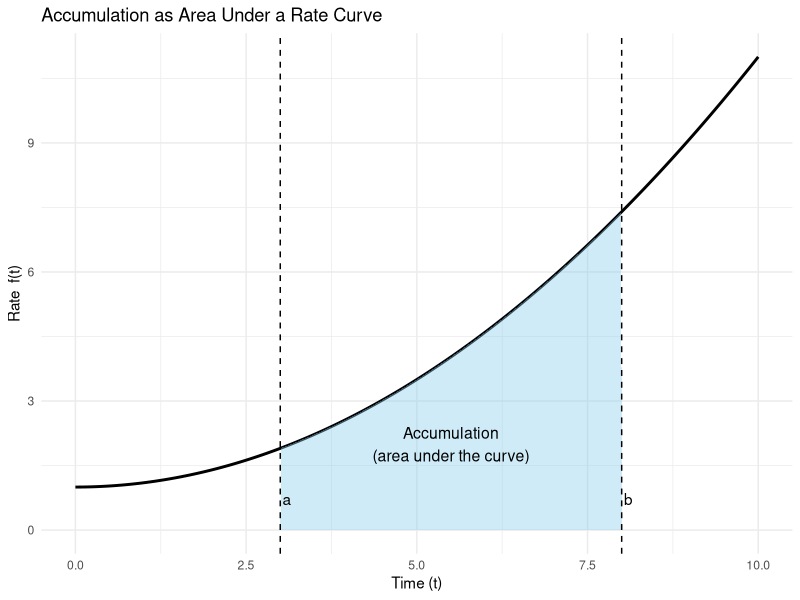
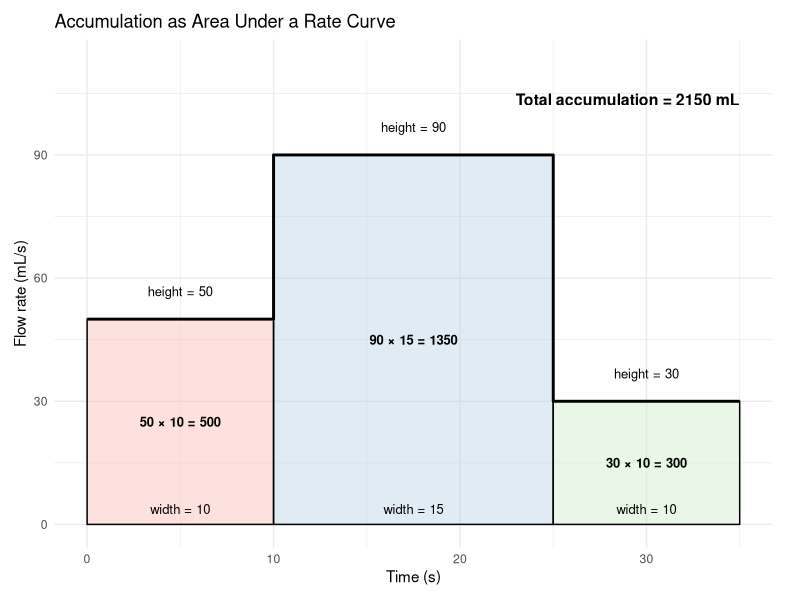
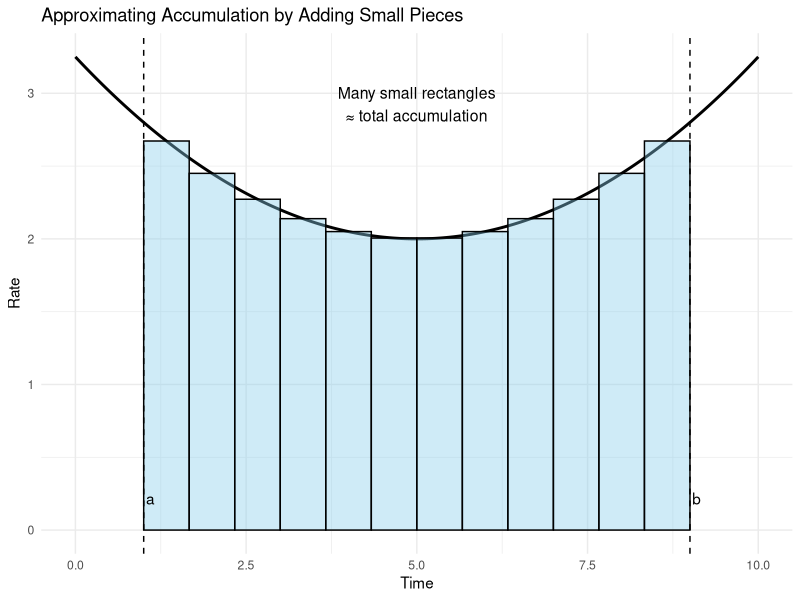
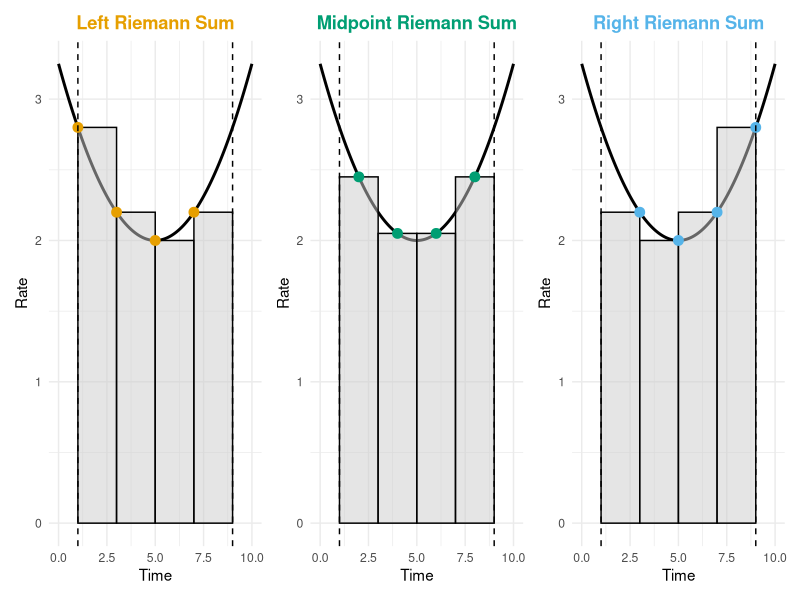
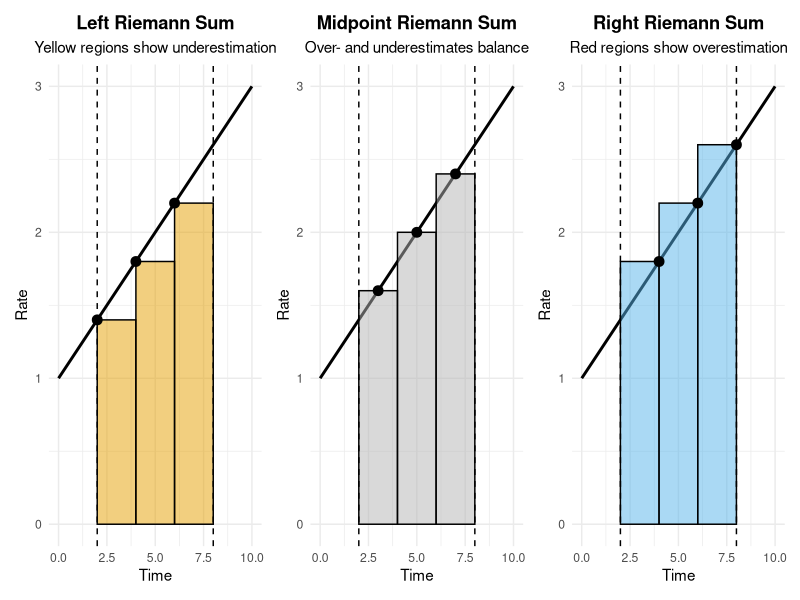
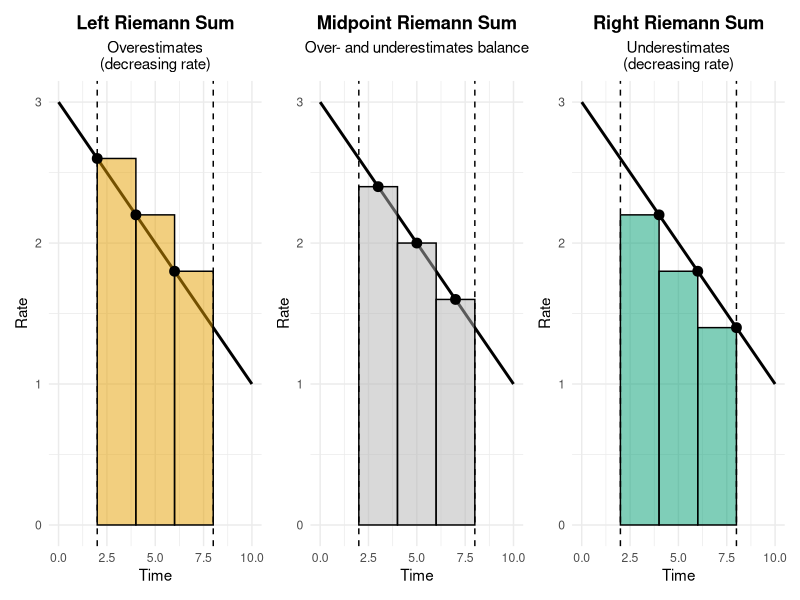
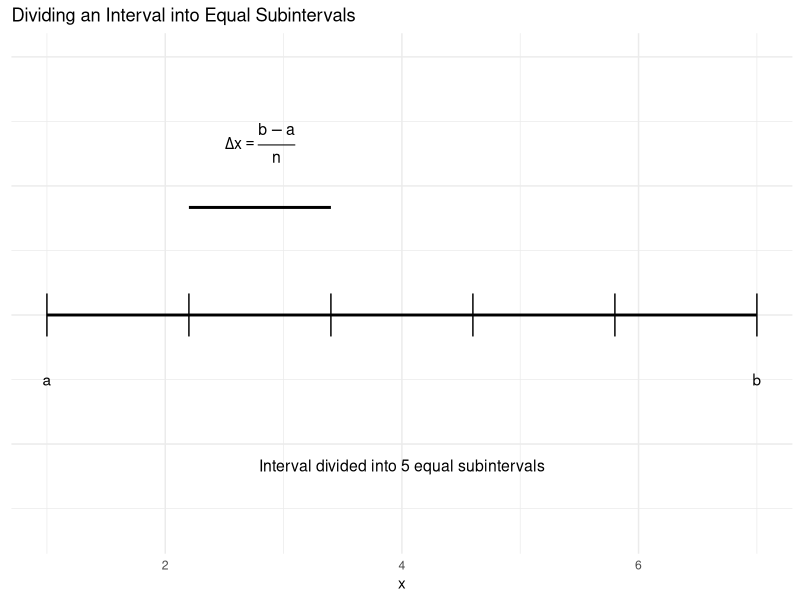
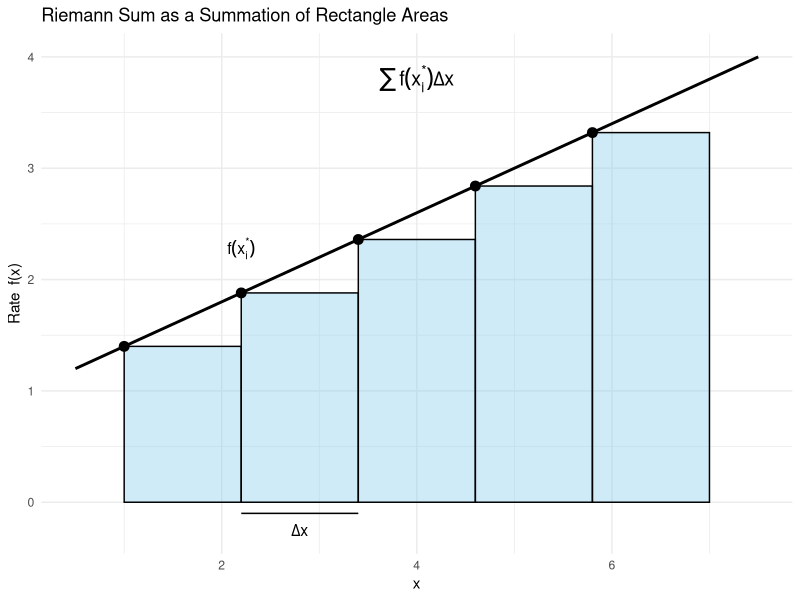

These charts were generated, in order, by the following R code:
## ---- chunk 1

library(ggplot2)

# Define the rate function f(t)
t <- seq(0, 10, length.out = 400)
f <- 0.1 * t^2 + 1   # simple increasing rate

df <- data.frame(t = t, f = f)

# Define accumulation interval
a <- 3
b <- 8

# Data for shading the accumulation region
shade_df <- subset(df, t >= a & t <= b)

ggplot(df, aes(x = t, y = f)) +
  # Rate curve
  geom_line(linewidth = 1) +
  
  # Shaded accumulation region
  geom_area(
    data = shade_df,
    aes(x = t, y = f),
    fill = "skyblue",
    alpha = 0.4
  ) +
  
  # Vertical lines marking a and b
  geom_vline(xintercept = a, linetype = "dashed") +
  geom_vline(xintercept = b, linetype = "dashed") +
  
  # Labels for a and b
  annotate("text", x = a+0.1, y = 1, label = "a", vjust = 1.5) +
  annotate("text", x = b+0.1, y = 1, label = "b", vjust = 1.5) +
  
  # Annotation for accumulation
  annotate(
    "text",
    x = (a + b) / 2,
    y = 2,
    label = "Accumulation\n(area under the curve)",
    size = 4
  ) +
  
  labs(
    title = "Accumulation as Area Under a Rate Curve",
    x = "Time (t)",
    y = "Rate  f(t)"
  ) +
  
  theme_minimal()

## ---- chunk 2

library(ggplot2)

# Piecewise-constant flow rate r(t) in mL/s
rects <- data.frame(
  t0 = c(0, 10, 25),
  t1 = c(10, 25, 35),
  r  = c(50, 90, 30)
)

# Widths and accumulation
rects$dt   <- rects$t1 - rects$t0
rects$area <- rects$r * rects$dt
rects$mid_t <- (rects$t0 + rects$t1) / 2

# IMPORTANT FIX: use a clean ASCII fill id (avoid encoding issues in scale labels)
rects$fill_id <- factor(paste0("interval_", seq_len(nrow(rects))))

total_volume_ml <- sum(rects$area)

# Step curve for rate
step_df <- data.frame(
  t = c(0, 10, 25, 35),
  r = c(50, 90, 30, 30)
)

# Optional: force UTF-8 for any text labels we create (safe in bookdown)
rects$height_lab <- enc2utf8(paste0("height = ", rects$r))
rects$width_lab  <- enc2utf8(paste0("width = ", rects$dt))
rects$area_lab   <- enc2utf8(paste0(rects$r, " \u00D7 ", rects$dt, " = ", rects$area))

ggplot() +
  # Shaded rectangles (each a different color)
  geom_rect(
    data = rects,
    aes(xmin = t0, xmax = t1, ymin = 0, ymax = r, fill = fill_id),
    alpha = 0.4,
    color = "black"
  ) +
  
  # Step curve
  geom_step(
    data = step_df,
    aes(x = t, y = r),
    linewidth = 1
  ) +
  
  # Height annotations
  geom_text(
    data = rects,
    aes(x = mid_t, y = r + 8, label = height_lab),
    vjust = 1,
    size = 3.3
  ) +
  
  # Width annotations
  geom_text(
    data = rects,
    aes(x = mid_t, y = 5, label = width_lab),
    vjust = 1,
    size = 3.3
  ) +
  
  # Area (height × width) annotations
  geom_text(
    data = rects,
    aes(x = mid_t, y = r/2, label = area_lab),
    fontface = "bold",
    size = 3.3
  ) +
  
  # Total accumulation annotation
  annotate(
    "text",
    x = max(rects$t1),
    y = max(rects$r) * 1.15,
    hjust = 1,
    label = enc2utf8(paste0("Total accumulation = ", total_volume_ml, " mL")),
    fontface = "bold",
    size = 4
  ) +
  
  labs(
    title = "Accumulation as Area Under a Rate Curve",
    x = "Time (s)",
    y = "Flow rate (mL/s)"
  ) +
  
  scale_fill_brewer(palette = "Pastel1") +
  coord_cartesian(ylim = c(0, max(rects$r) * 1.25)) +
  theme_minimal() +
  theme(
    legend.position = "none",
    plot.margin = margin(10, 20, 10, 10)
  )

## ---- chunk 3

library(ggplot2)

# Define a smooth rate function
t <- seq(0, 10, length.out = 500)
f <- 0.05 * (t - 5)^2 + 2

df <- data.frame(t = t, f = f)

# Riemann sum setup
n <- 12
a <- 1
b <- 9
dt <- (b - a) / n

rects <- data.frame(
  t0 = seq(a, b - dt, by = dt)
)
rects$t1 <- rects$t0 + dt
rects$mid <- (rects$t0 + rects$t1) / 2
rects$height <- 0.05 * (rects$mid - 5)^2 + 2

ggplot(df, aes(x = t, y = f)) +
  # Rate curve
  geom_line(linewidth = 1) +
  
  # Riemann rectangles (IMPORTANT: inherit.aes = FALSE)
  geom_rect(
    data = rects,
    aes(xmin = t0, xmax = t1, ymin = 0, ymax = height),
    inherit.aes = FALSE,
    fill = "skyblue",
    alpha = 0.4,
    color = "black"
  ) +
  
  # Mark interval endpoints
  geom_vline(xintercept = a, linetype = "dashed") +
  geom_vline(xintercept = b, linetype = "dashed") +
  
  annotate("text", x = a+0.1, y = 0.3, label = "a", vjust = 1.5) +
  annotate("text", x = b+0.1, y = 0.3, label = "b", vjust = 1.5) +
  
  annotate(
    "text",
    x = (a + b) / 2,
    y = max(f) * 0.9,
    label = "Many small rectangles\n≈ total accumulation",
    size = 4
  ) +
  
  labs(
    title = "Approximating Accumulation by Adding Small Pieces",
    x = "Time",
    y = "Rate"
  ) +
  
  theme_minimal()



## ---- chunk 4

library(ggplot2)
library(patchwork)

# Smooth rate function
t <- seq(0, 10, length.out = 500)
f <- 0.05 * (t - 5)^2 + 2
curve_df <- data.frame(t = t, f = f)

# Interval and partition
a <- 1
b <- 9
n <- 4
dt <- (b - a) / n

# Base subintervals
base <- data.frame(
  t0 = seq(a, b - dt, by = dt)
)
base$t1 <- base$t0 + dt
base$left  <- base$t0
base$right <- base$t1
base$mid   <- (base$t0 + base$t1) / 2

# Helper to build a plot
make_plot <- function(sample_t, title, color) {
  
  rects <- data.frame(
    t0 = base$t0,
    t1 = base$t1,
    height = 0.05 * (sample_t - 5)^2 + 2,
    sample_t = sample_t
  )
  
  rects$sample_height <- 0.05 * (rects$sample_t - 5)^2 + 2
  
  ggplot(curve_df, aes(x = t, y = f)) +
    geom_line(linewidth = 1) +
    geom_rect(
      data = rects,
      aes(xmin = t0, xmax = t1, ymin = 0, ymax = height),
      inherit.aes = FALSE,
      fill = "grey80",
      alpha = 0.5,
      color = "black"
    ) +
    geom_point(
      data = rects,
      aes(x = sample_t, y = sample_height),
      inherit.aes = FALSE,
      size = 3,
      color = color
    ) +
    geom_vline(xintercept = c(a, b), linetype = "dashed") +
    labs(
      title = title,
      x = "Time",
      y = "Rate"
    ) +
    theme_minimal() +
    theme(
      plot.title = element_text(face = "bold", color = color, hjust = 0.5)
    )
}

# Colors
left_col  <- "#E69F00"
mid_col   <- "#009E73"
right_col <- "#56B4E9"

# Build plots
p_left  <- make_plot(base$left,  "Left Riemann Sum", left_col)
p_mid   <- make_plot(base$mid,   "Midpoint Riemann Sum", mid_col)
p_right <- make_plot(base$right, "Right Riemann Sum", right_col)

# Combine
p_left | p_mid | p_right

## ---- chunk 5

library(ggplot2)
library(patchwork)

# Increasing rate function
f_fun <- function(t) 0.2 * t + 1

t <- seq(0, 10, length.out = 500)
curve_df <- data.frame(t = t, f = f_fun(t))

# Interval and partition
a <- 2
b <- 8
n <- 3
dt <- (b - a) / n

base <- data.frame(
  t0 = seq(a, b - dt, by = dt)
)
base$t1 <- base$t0 + dt
base$left  <- base$t0
base$right <- base$t1
base$mid   <- (base$t0 + base$t1) / 2

# Build triangle error regions
make_error_triangles <- function(sample_t, type = c("under", "over")) {
  type <- match.arg(type)
  
  do.call(
    rbind,
    lapply(seq_len(nrow(base)), function(i) {
      
      t_seq <- seq(base$t0[i], base$t1[i], length.out = 50)
      curve_vals <- f_fun(t_seq)
      rect_height <- f_fun(sample_t[i])
      
      if (type == "under") {
        keep <- curve_vals > rect_height
        ymin <- rect_height
        ymax <- curve_vals
        fill <- "under"
      } else {
        keep <- curve_vals < rect_height
        ymin <- curve_vals
        ymax <- rect_height
        fill <- "over"
      }
      
      if (!any(keep)) return(NULL)
      
      data.frame(
        t = t_seq[keep],
        ymin = ymin[keep],
        ymax = ymax[keep],
        fill = fill
      )
    })
  )
}

# Plot builder
make_plot <- function(sample_t, title, rect_fill, error_type, subtitle) {
  
  rects <- data.frame(
    t0 = base$t0,
    t1 = base$t1,
    height = f_fun(sample_t),
    sample_t = sample_t
  )
  
  p <- ggplot(curve_df, aes(x = t, y = f)) +
    geom_line(linewidth = 1) +
    
    # Rectangles
    geom_rect(
      data = rects,
      aes(xmin = t0, xmax = t1, ymin = 0, ymax = height),
      inherit.aes = FALSE,
      fill = rect_fill,
      alpha = 0.5,
      color = "black"
    ) +
    
    # Sampling points
    geom_point(
      data = rects,
      aes(x = sample_t, y = height),
      inherit.aes = FALSE,
      size = 3
    ) +
    
    geom_vline(xintercept = c(a, b), linetype = "dashed") +
    
    labs(
      title = title,
      subtitle = subtitle,
      x = "Time",
      y = "Rate"
    ) +
    
    theme_minimal() +
    theme(
      legend.position = "none",
      plot.title = element_text(face = "bold", hjust = 0.5),
      plot.subtitle = element_text(hjust = 0.5)
    )
  
  # Add error shading ONLY if needed
  if (error_type != "none") {
    
    error_df <- make_error_triangles(sample_t, error_type)
    
    p <- p +
      geom_ribbon(
        data = error_df,
        aes(x = t, ymin = ymin, ymax = ymax, fill = fill),
        inherit.aes = FALSE,
        alpha = 0.6
      ) +
      scale_fill_manual(
        values = c(
          "under" = "#F0E442",
          "over"  = "#D55E00"
        )
      )
  }
  
  p
}

# Build panels
p_left <- make_plot(
  base$left,
  "Left Riemann Sum",
  rect_fill = "#E69F00",
  error_type = "under",
  subtitle = "Yellow regions show underestimation"
)

p_mid <- make_plot(
  base$mid,
  "Midpoint Riemann Sum",
  rect_fill = "grey70",
  error_type = "none",
  subtitle = "Over- and underestimates balance"
)

p_right <- make_plot(
  base$right,
  "Right Riemann Sum",
  rect_fill = "#56B4E9",
  error_type = "over",
  subtitle = "Red regions show overestimation"
)

# Combine panels
p_left | p_mid | p_right


## ---- chunk 6

library(ggplot2)
library(patchwork)

# Decreasing rate function
f_fun <- function(t) -0.2 * t + 3

t <- seq(0, 10, length.out = 500)
curve_df <- data.frame(t = t, f = f_fun(t))

# Interval and partition
a <- 2
b <- 8
n <- 3
dt <- (b - a) / n

base <- data.frame(
  t0 = seq(a, b - dt, by = dt)
)
base$t1 <- base$t0 + dt
base$left  <- base$t0
base$right <- base$t1
base$mid   <- (base$t0 + base$t1) / 2

# Build triangle error regions
make_error_triangles <- function(sample_t, type = c("under", "over")) {
  type <- match.arg(type)
  
  do.call(
    rbind,
    lapply(seq_len(nrow(base)), function(i) {
      
      t_seq <- seq(base$t0[i], base$t1[i], length.out = 50)
      curve_vals <- f_fun(t_seq)
      rect_height <- f_fun(sample_t[i])
      
      if (type == "under") {
        keep <- curve_vals > rect_height
        ymin <- rect_height
        ymax <- curve_vals
        fill <- "under"
      } else {
        keep <- curve_vals < rect_height
        ymin <- curve_vals
        ymax <- rect_height
        fill <- "over"
      }
      
      if (!any(keep)) return(NULL)
      
      data.frame(
        t = t_seq[keep],
        ymin = ymin[keep],
        ymax = ymax[keep],
        fill = fill
      )
    })
  )
}

# Plot builder
make_plot <- function(sample_t, title, rect_fill, error_type, subtitle) {
  
  rects <- data.frame(
    t0 = base$t0,
    t1 = base$t1,
    height = f_fun(sample_t),
    sample_t = sample_t
  )
  
  p <- ggplot(curve_df, aes(x = t, y = f)) +
    geom_line(linewidth = 1) +
    
    geom_rect(
      data = rects,
      aes(xmin = t0, xmax = t1, ymin = 0, ymax = height),
      inherit.aes = FALSE,
      fill = rect_fill,
      alpha = 0.5,
      color = "black"
    ) +
    
    geom_point(
      data = rects,
      aes(x = sample_t, y = height),
      inherit.aes = FALSE,
      size = 3
    ) +
    
    geom_vline(xintercept = c(a, b), linetype = "dashed") +
    
    labs(
      title = title,
      subtitle = subtitle,
      x = "Time",
      y = "Rate"
    ) +
    
    theme_minimal() +
    theme(
      legend.position = "none",
      plot.title = element_text(face = "bold", hjust = 0.5),
      plot.subtitle = element_text(hjust = 0.5)
    )
  
  if (error_type != "none") {
    
    error_df <- make_error_triangles(sample_t, error_type)
    
    p <- p +
      geom_ribbon(
        data = error_df,
        aes(x = t, ymin = ymin, ymax = ymax, fill = fill),
        inherit.aes = FALSE,
        alpha = 0.6
      ) +
      scale_fill_manual(
        values = c(
          "under" = "#56B4E9",  # blue = missing area
          "over"  = "#D55E00"   # red = extra area
        )
      )
  }
  
  p
}

# Build panels (NOTE: error types flipped)
p_left <- make_plot(
  base$left,
  "Left Riemann Sum",
  rect_fill = "#E69F00",
  error_type = "over",
  subtitle = "Overestimates\n(decreasing rate)"
)

p_mid <- make_plot(
  base$mid,
  "Midpoint Riemann Sum",
  rect_fill = "grey70",
  error_type = "none",
  subtitle = "Over- and underestimates balance"
)

p_right <- make_plot(
  base$right,
  "Right Riemann Sum",
  rect_fill = "#009E73",
  error_type = "under",
  subtitle = "Underestimates\n(decreasing rate)"
)

# Combine panels
p_left | p_mid | p_right

## ---- chunk 7

library(ggplot2)

# Interval and number of subintervals
a <- 1
b <- 7
n <- 5
dx <- (b - a) / n

# Subinterval endpoints
x_vals <- seq(a, b, length.out = n + 1)

df <- data.frame(
  x0 = x_vals[-length(x_vals)],
  x1 = x_vals[-1]
)

ggplot() +
  # Draw interval line
  geom_segment(aes(x = a, xend = b, y = 0, yend = 0), linewidth = 1) +
  
  # Draw subinterval boundaries
  geom_segment(
    data = df,
    aes(x = x0, xend = x0, y = -0.05, yend = 0.05)
  ) +
  geom_segment(
    aes(x = b, xend = b, y = -0.05, yend = 0.05)
  ) +
  
  # Label a and b
  annotate("text", x = a, y = -0.15, label = "a") +
  annotate("text", x = b, y = -0.15, label = "b") +
  
  # Highlight one Δx
  annotate(
    "segment",
    x = df$x0[2],
    xend = df$x1[2],
    y = 0.25,
    yend = 0.25,
    linewidth = 1
  ) +
  annotate(
    "text",
    x = mean(c(df$x0[2], df$x1[2])),
    y = 0.4,
    label = expression(Delta * x == frac(b - a, n)),
    size = 4
  ) +
  
  # Label n
  annotate(
    "text",
    x = (a + b) / 2,
    y = -0.35,
    label = paste("Interval divided into", n, "equal subintervals"),
    size = 4
  ) +
  
  coord_cartesian(ylim = c(-0.5, 0.6)) +
  labs(
    title = "Dividing an Interval into Equal Subintervals",
    x = "x",
    y = NULL
  ) +
  
  theme_minimal() +
  theme(
    axis.text.y = element_blank(),
    axis.ticks.y = element_blank()
  )

## ---- chunk 8

library(ggplot2)

# Rate function
f_fun <- function(x) 0.4 * x + 1

# Interval and partition
a <- 1
b <- 7
n <- 5
dx <- (b - a) / n

# Left Riemann sum setup
x_left <- seq(a, b - dx, by = dx)

rects <- data.frame(
  x0 = x_left,
  x1 = x_left + dx,
  x_star = x_left,
  height = f_fun(x_left)
)

curve_x <- seq(a - 0.5, b + 0.5, length.out = 400)
curve_df <- data.frame(x = curve_x, y = f_fun(curve_x))

ggplot(curve_df, aes(x = x, y = y)) +
  # Rate curve
  geom_line(linewidth = 1) +
  
  # Rectangles (terms in the sum)
  geom_rect(
    data = rects,
    aes(xmin = x0, xmax = x1, ymin = 0, ymax = height),
    inherit.aes = FALSE,
    fill = "skyblue",
    alpha = 0.4,
    color = "black"
  ) +
  
  # Sample points f(x_i*)
  geom_point(
    data = rects,
    aes(x = x_star, y = height),
    inherit.aes = FALSE,
    size = 3
  ) +
  
  # Label Δx on one rectangle
  annotate(
    "segment",
    x = rects$x0[2],
    xend = rects$x1[2],
    y = -0.1,
    yend = -0.1
  ) +
  annotate(
    "text",
    x = mean(c(rects$x0[2], rects$x1[2])),
    y = -0.25,
    label = expression(Delta * x),
    size = 4
  ) +
  
  # Label f(x_i*)
  annotate(
    "text",
    x = rects$x_star[2],
    y = rects$height[2] + 0.4,
    label = expression(f(x[i]^"*")),
    size = 4
  ) +
  
  # Summation annotation
  annotate(
    "text",
    x = (a + b) / 2,
    y = max(curve_df$y) * 0.95,
    label = expression(sum(f(x[i]^"*") * Delta * x)),
    size = 5
  ) +
  
  labs(
    title = "Riemann Sum as a Summation of Rectangle Areas",
    x = "x",
    y = "Rate  f(x)"
  ) +
  
  theme_minimal()

## ---- chunk 9

library(ggplot2)

# Flow rate function (liters per minute)
Q_fun <- function(t) t^2

# Interval and parameters
a <- 1
b <- 7
n <- 3
dt <- (b - a) / n

# Left endpoints
t_left <- seq(a, b - dt, by = dt)

rects <- data.frame(
  x0 = t_left,
  x1 = t_left + dt,
  height = Q_fun(t_left)
)

# Curve for plotting
t_curve <- seq(a, b, length.out = 400)
curve_df <- data.frame(t = t_curve, y = Q_fun(t_curve))

ggplot(curve_df, aes(x = t, y = y)) +
  geom_line(linewidth = 1) +
  geom_rect(
    data = rects,
    aes(xmin = x0, xmax = x1, ymin = 0, ymax = height),
    inherit.aes = FALSE,
    fill = "skyblue",
    alpha = 0.4,
    color = "black"
  ) +
  geom_point(
    data = rects,
    aes(x = x0, y = height),
    inherit.aes = FALSE,
    size = 3
  ) +
  labs(
    title = expression("Left-Hand Riemann Sum for Q(t) = t"^2*" (n = 3)"),
    subtitle = "Rectangles use left endpoints; estimate = 70 L",
    x = "t (minutes)",
    y = "Q(t)  (L/min)"
  ) +
  theme_minimal()

## ---- chunk 10

library(ggplot2)

# Flow rate function
Q_fun <- function(t) t^2

# Interval and partition (same as worked example)
a <- 1
b <- 7
n <- 3
dt <- (b - a) / n

# Smooth curve
t_curve <- seq(a - 0.5, b + 0.5, length.out = 400)
curve_df <- data.frame(t = t_curve, y = Q_fun(t_curve))

# Base subintervals
base <- data.frame(
  x0 = seq(a, b - dt, by = dt)
)
base$x1 <- base$x0 + dt
base$left  <- base$x0
base$right <- base$x1
base$mid   <- (base$x0 + base$x1) / 2

# Rectangle data for all methods
rects <- rbind(
  data.frame(
    x0 = base$x0,
    x1 = base$x1,
    x_star = base$left,
    height = Q_fun(base$left),
    method = "Left Riemann Sum\n(underestimate)"
  ),
  data.frame(
    x0 = base$x0,
    x1 = base$x1,
    x_star = base$mid,
    height = Q_fun(base$mid),
    method = "Midpoint Riemann Sum\n(best balance)"
  ),
  data.frame(
    x0 = base$x0,
    x1 = base$x1,
    x_star = base$right,
    height = Q_fun(base$right),
    method = "Right Riemann Sum\n(overestimate)"
  )
)

ggplot(curve_df, aes(x = t, y = y)) +
  geom_line(linewidth = 1) +
  geom_rect(
    data = rects,
    aes(xmin = x0, xmax = x1, ymin = 0, ymax = height),
    inherit.aes = FALSE,
    fill = "grey70",
    alpha = 0.5,
    color = "black"
  ) +
  geom_point(
    data = rects,
    aes(x = x_star, y = height),
    inherit.aes = FALSE,
    size = 3
  ) +
  geom_vline(xintercept = c(a, b), linetype = "dashed") +
  facet_wrap(~ method, nrow = 1) +
  labs(
    title = expression("Comparing Riemann Sum Methods for Q(t) = t"^2*" on [1, 7] min"),
    x = "t (minutes)",
    y = "Q(t)  (L/min)"
  ) +
  theme_minimal() +
  theme(
    strip.text = element_text(face = "bold"),
    panel.spacing = unit(1, "lines")
  )

## ---- chunk 11

library(ggplot2)
library(patchwork)

# Increasing function
f_fun <- function(x) 0.5 * x + 1

# Interval
a <- 0
b <- 6

# True area (exact integral)
true_area <- integrate(f_fun, a, b)$value

# Helper function to build a plot
make_plot <- function(n_rect, title_suffix) {
  
  dx <- (b - a) / n_rect
  x_left <- seq(a, b - dx, by = dx)
  
  rects <- data.frame(
    x0 = x_left,
    x1 = x_left + dx,
    height = f_fun(x_left)
  )
  
  approx_area <- sum(rects$height * dx)
  
  curve_x <- seq(a, b, length.out = 400)
  curve_df <- data.frame(x = curve_x, y = f_fun(curve_x))
  
  ggplot(curve_df, aes(x = x, y = y)) +
    geom_line(linewidth = 1) +
    geom_rect(
      data = rects,
      aes(xmin = x0, xmax = x1, ymin = 0, ymax = height),
      inherit.aes = FALSE,
      fill = "#E69F00",
      alpha = 0.5,
      color = "black"
    ) +
    labs(
      title = paste0("Left Riemann Sum (", n_rect, " rectangles)"),
      subtitle = paste0(
        "Rectangle area = ", round(approx_area, 2),
        "   |   True area = ", round(true_area, 2)
      ),
      x = "x",
      y = "f(x)"
    ) +
    theme_minimal() +
    theme(
      plot.title = element_text(face = "bold", hjust = 0.5),
      plot.subtitle = element_text(hjust = 0.5)
    )
}

# Build panels
p1 <- make_plot(3, "3 rectangles")
p2 <- make_plot(8, "8 rectangles")
p3 <- make_plot(20, "20 rectangles")

# Combine
p1 | p2 | p3

## ---- chunk 12

library(ggplot2)

# Flow rate function
Q_fun <- function(t) t^2

# Interval
a <- 1
b <- 7

# True volume (exact integral)
true_vol <- integrate(Q_fun, a, b)$value

# Helper function to build rectangle data
build_rects <- function(n) {
  dt <- (b - a) / n
  t_left <- seq(a, b - dt, by = dt)
  
  data.frame(
    x0 = t_left,
    x1 = t_left + dt,
    height = Q_fun(t_left),
    n = factor(paste0("n = ", n), levels = c("n = 3", "n = 8", "n = 20"))
  )
}

# Rectangle data for each n
rects <- rbind(
  build_rects(3),
  build_rects(8),
  build_rects(20)
)

# Curve
t_curve <- seq(a, b, length.out = 500)
curve_df <- data.frame(t = t_curve, y = Q_fun(t_curve))

ggplot(curve_df, aes(x = t, y = y)) +
  geom_line(linewidth = 1) +
  geom_rect(
    data = rects,
    aes(xmin = x0, xmax = x1, ymin = 0, ymax = height),
    inherit.aes = FALSE,
    fill = "#E69F00",
    alpha = 0.4,
    color = "black"
  ) +
  geom_vline(xintercept = c(a, b), linetype = "dashed") +
  facet_wrap(~ n, nrow = 1) +
  labs(
    title = expression("Left-Hand Riemann Sums for Q(t) = t"^2*" on [1, 7] min"),
    subtitle = paste0("True volume = ", round(true_vol, 2), " L"),
    x = "t (minutes)",
    y = "Q(t)  (L/min)"
  ) +
  theme_minimal() +
  theme(
    strip.text = element_text(face = "bold"),
    panel.spacing = unit(1, "lines")
  )

## ---- chunk 13

library(ggplot2)
library(patchwork)

# Function
f_fun <- function(x) x^2

# Interval and partition
a <- 1
b <- 7
n <- 3
dx <- (b - a) / n

# Partition points
x_vals <- seq(a, b, by = dx)
y_vals <- f_fun(x_vals)

# Smooth curve
x_curve <- seq(a - 1, b + 1, length.out = 400)
curve_df <- data.frame(x = x_curve, y = f_fun(x_curve))

# ---------- Left Riemann rectangles ----------
rect_df <- data.frame(
  x0 = x_vals[-length(x_vals)],
  x1 = x_vals[-1],
  height = f_fun(x_vals[-length(x_vals)])
)

p_left <- ggplot(curve_df, aes(x = x, y = y)) +
  geom_line(linewidth = 1) +
  geom_rect(
    data = rect_df,
    aes(xmin = x0, xmax = x1, ymin = 0, ymax = height),
    inherit.aes = FALSE,
    fill = "#56B4E9",
    alpha = 0.5,
    color = "black"
  ) +
  geom_vline(xintercept = x_vals, linetype = "dashed", alpha = 0.5) +
  labs(
    title = "Left-Hand Riemann Sum",
    subtitle = "Rectangles use left-endpoint values",
    x = "x",
    y = "f(x)"
  ) +
  coord_cartesian(ylim = c(0, max(y_vals) * 1.1)) +
  theme_minimal()

# ---------- Trapezoidal rule ----------
trap_df <- do.call(
  rbind,
  lapply(1:(length(x_vals) - 1), function(i) {
    data.frame(
      x = c(x_vals[i], x_vals[i], x_vals[i+1], x_vals[i+1]),
      y = c(0, y_vals[i], y_vals[i+1], 0),
      group = i
    )
  })
)

# Highlight one trapezoid
i_focus <- 2
trap_focus <- subset(trap_df, group == i_focus)
trap_other <- subset(trap_df, group != i_focus)

p_trap <- ggplot(curve_df, aes(x = x, y = y)) +
  geom_line(linewidth = 1) +
  geom_polygon(
    data = trap_other,
    aes(x = x, y = y, group = group),
    fill = "grey80",
    alpha = 0.4,
    color = "black"
  ) +
  geom_polygon(
    data = trap_focus,
    aes(x = x, y = y),
    fill = "#E69F00",
    alpha = 0.6,
    color = "black"
  ) +
  geom_vline(xintercept = x_vals, linetype = "dashed", alpha = 0.5) +
  labs(
    title = "Trapezoidal Rule",
    subtitle = "Uses straight-line approximation between endpoints",
    x = "x",
    y = "f(x)"
  ) +
  coord_cartesian(ylim = c(0, max(y_vals) * 1.1)) +
  theme_minimal()

# ---------- Combine panels ----------
p_left | p_trap

## ---- chunk 14

library(ggplot2)

# Net carbon flux function (mg C/m^2/hr)
F_fun <- function(t) t - 2

# Interval (hours after dawn)
a <- 0
b <- 4

# Curve
t_vals <- seq(a, b, length.out = 400)
df <- data.frame(t = t_vals, y = F_fun(t_vals))

# Positive and negative regions
df_pos <- subset(df, y >= 0)
df_neg <- subset(df, y < 0)

ggplot(df, aes(x = t, y = y)) +
  geom_hline(yintercept = 0, linewidth = 0.8) +
  geom_line(linewidth = 1) +
  geom_area(
    data = df_pos,
    aes(x = t, y = y),
    fill = "#009E73",
    alpha = 0.5
  ) +
  geom_area(
    data = df_neg,
    aes(x = t, y = y),
    fill = "#D55E00",
    alpha = 0.5
  ) +
  annotate("text", x = 0.8, y = -0.5, label = "Carbon source\n(respiration > photosynth.)", size = 3.5) +
  annotate("text", x = 3.2, y = 0.5, label = "Carbon sink\n(photosynth. > respiration)", size = 3.5) +
  labs(
    title = "Positive and Negative Contributions to a Net Carbon Flux",
    x = "t  (hours after dawn)",
    y = expression("F(t)  (mg C / m"^2*" / hr)")
  ) +
  theme_minimal()

## ---- chunk 15

library(ggplot2)
library(patchwork)

# Function
f <- function(x) 1 / x

# Interval
a <- 1
b <- 7

# Smooth curve for reference
x_curve <- seq(a, b, length.out = 500)
curve_df <- data.frame(x = x_curve, y = f(x_curve))

# Helper function to build rectangles
build_rects <- function(n) {
  dx <- (b - a) / n
  x_left <- seq(a, b - dx, by = dx)
  
  data.frame(
    x0 = x_left,
    x1 = x_left + dx,
    height = f(x_left),
    n = paste0("n = ", n)
  )
}

# Rectangle data
rects <- rbind(
  build_rects(3),
  build_rects(6),
  build_rects(12)
)

# Force facet order
rects$n <- factor(rects$n, levels = c("n = 3", "n = 6", "n = 12"))

# Plot
ggplot(curve_df, aes(x = x, y = y)) +
  geom_line(linewidth = 1) +
  geom_rect(
    data = rects,
    aes(xmin = x0, xmax = x1, ymin = 0, ymax = height),
    inherit.aes = FALSE,
    fill = "#56B4E9",
    alpha = 0.4,
    color = "black"
  ) +
  geom_vline(xintercept = c(a, b), linetype = "dashed") +
  facet_wrap(~ n, nrow = 1) +
  labs(
    title = "Left Riemann Sums for f(x) = 1/x on [1, 7]",
    x = "x",
    y = "f(x) = 1/x"
  ) +
  theme_minimal() +
  theme(
    strip.text = element_text(face = "bold"),
    panel.spacing = unit(1, "lines")
  )



## ---- chunk 16

library(ggplot2)

# Rate function
f <- function(t) sin(t)

# Interval
a <- 0
b <- 2 * pi
n <- 4
dt <- pi / n

# Smooth curve
t_curve <- seq(a, b, length.out = 500)
curve_df <- data.frame(t = t_curve, y = f(t_curve))

# Midpoint Riemann setup
midpoints_A <- seq(dt/2, pi - dt/2, by = dt)
midpoints_B <- seq(pi + dt/2, 2*pi - dt/2, by = dt)

rects_A <- data.frame(
  t0 = midpoints_A - dt/2,
  t1 = midpoints_A + dt/2,
  height = f(midpoints_A)
)

rects_B <- data.frame(
  t0 = midpoints_B - dt/2,
  t1 = midpoints_B + dt/2,
  height = f(midpoints_B)
)

# Approximate areas
area_A <- sum(rects_A$height * dt)
area_B <- sum(rects_B$height * dt)

ggplot(curve_df, aes(x = t, y = y)) +
  
  # Sine curve
  geom_line(linewidth = 1.2) +
  
  # Horizontal axis
  geom_hline(yintercept = 0, linewidth = 0.6) +
  
  # Rectangles for Part A
  geom_rect(
    data = rects_A,
    aes(xmin = t0, xmax = t1, ymin = 0, ymax = height),
    inherit.aes = FALSE,
    fill = "#009E73",
    alpha = 0.5,
    color = "black"
  ) +
  
  # Rectangles for Part B
  geom_rect(
    data = rects_B,
    aes(xmin = t0, xmax = t1, ymin = height, ymax = 0),
    inherit.aes = FALSE,
    fill = "#D55E00",
    alpha = 0.5,
    color = "black"
  ) +
  
  # Vertical markers
  geom_vline(xintercept = c(0, pi, 2*pi), linetype = "dashed") +
  
  # Annotations
  annotate(
    "text",
    x = pi/2,
    y = -0.2,
    label = paste0("Part A area"),
    color = "#009E73",
    fontface = "bold"
  ) +
  
  annotate(
    "text",
    x = 3*pi/2,
    y = 0.2,
    label = paste0("Part B area"),
    color = "#D55E00",
    fontface = "bold"
  ) +
  
  labs(
    title = "Midpoint Riemann Sums for f(t) = sin(t)",
    subtitle = "Positive and negative accumulation over one full cycle",
    x = "Time (t)",
    y = "Rate  f(t)"
  ) +
  
  theme_minimal()
